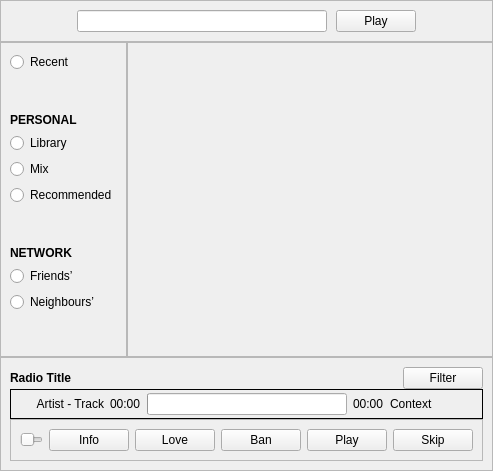
<?xml version="1.0" encoding="UTF-8"?>
<ui version="4.0">
 <class>WindowMain</class>
 <widget class="QMainWindow" name="WindowMain">
  <property name="geometry">
   <rect>
    <x>0</x>
    <y>0</y>
    <width>493</width>
    <height>471</height>
   </rect>
  </property>
  <property name="windowTitle">
   <string>MainWindow</string>
  </property>
  <property name="unifiedTitleAndToolBarOnMac">
   <bool>true</bool>
  </property>
  <widget class="QWidget" name="centralwidget">
   <layout class="QVBoxLayout" name="verticalLayout_2" stretch="0,0,0">
    <property name="spacing">
     <number>0</number>
    </property>
    <property name="margin">
     <number>0</number>
    </property>
    <item>
     <widget class="QFrame" name="quickstartFrame">
      <property name="frameShape">
       <enum>QFrame::StyledPanel</enum>
      </property>
      <property name="frameShadow">
       <enum>QFrame::Plain</enum>
      </property>
      <layout class="QVBoxLayout" name="verticalLayout" stretch="0">
       <property name="spacing">
        <number>9</number>
       </property>
       <item>
        <layout class="QHBoxLayout" name="horizontalLayout">
         <item>
          <spacer name="horizontalSpacer_2">
           <property name="orientation">
            <enum>Qt::Horizontal</enum>
           </property>
           <property name="sizeHint" stdset="0">
            <size>
             <width>40</width>
             <height>20</height>
            </size>
           </property>
          </spacer>
         </item>
         <item>
          <widget class="HelpTextLineEdit" name="stationEdit">
           <property name="minimumSize">
            <size>
             <width>250</width>
             <height>0</height>
            </size>
           </property>
           <property name="inputMask">
            <string/>
           </property>
           <property name="text">
            <string/>
           </property>
          </widget>
         </item>
         <item>
          <widget class="QPushButton" name="start">
           <property name="text">
            <string>Play</string>
           </property>
          </widget>
         </item>
         <item>
          <spacer name="horizontalSpacer">
           <property name="orientation">
            <enum>Qt::Horizontal</enum>
           </property>
           <property name="sizeHint" stdset="0">
            <size>
             <width>40</width>
             <height>20</height>
            </size>
           </property>
          </spacer>
         </item>
        </layout>
       </item>
      </layout>
     </widget>
    </item>
    <item>
     <widget class="QFrame" name="frame">
      <property name="frameShape">
       <enum>QFrame::NoFrame</enum>
      </property>
      <property name="frameShadow">
       <enum>QFrame::Raised</enum>
      </property>
      <property name="lineWidth">
       <number>0</number>
      </property>
      <layout class="QHBoxLayout" name="horizontalLayout_5">
       <property name="spacing">
        <number>0</number>
       </property>
       <property name="margin">
        <number>0</number>
       </property>
       <item>
        <widget class="QFrame" name="types">
         <property name="frameShape">
          <enum>QFrame::StyledPanel</enum>
         </property>
         <property name="frameShadow">
          <enum>QFrame::Plain</enum>
         </property>
         <layout class="QVBoxLayout" name="verticalLayout_4">
          <item>
           <widget class="QRadioButton" name="recent">
            <property name="text">
             <string>Recent</string>
            </property>
           </widget>
          </item>
          <item>
           <spacer name="verticalSpacer_3">
            <property name="orientation">
             <enum>Qt::Vertical</enum>
            </property>
            <property name="sizeHint" stdset="0">
             <size>
              <width>20</width>
              <height>40</height>
             </size>
            </property>
           </spacer>
          </item>
          <item>
           <widget class="QLabel" name="personal">
            <property name="font">
             <font>
              <weight>75</weight>
              <bold>true</bold>
             </font>
            </property>
            <property name="text">
             <string>PERSONAL</string>
            </property>
           </widget>
          </item>
          <item>
           <widget class="QRadioButton" name="library">
            <property name="text">
             <string>Library</string>
            </property>
           </widget>
          </item>
          <item>
           <widget class="QRadioButton" name="mix">
            <property name="text">
             <string>Mix</string>
            </property>
           </widget>
          </item>
          <item>
           <widget class="QRadioButton" name="recommended">
            <property name="text">
             <string>Recommended</string>
            </property>
           </widget>
          </item>
          <item>
           <spacer name="verticalSpacer_2">
            <property name="orientation">
             <enum>Qt::Vertical</enum>
            </property>
            <property name="sizeHint" stdset="0">
             <size>
              <width>20</width>
              <height>40</height>
             </size>
            </property>
           </spacer>
          </item>
          <item>
           <widget class="QLabel" name="network">
            <property name="font">
             <font>
              <weight>75</weight>
              <bold>true</bold>
             </font>
            </property>
            <property name="text">
             <string>NETWORK</string>
            </property>
           </widget>
          </item>
          <item>
           <widget class="QRadioButton" name="friends">
            <property name="text">
             <string>Friends’</string>
            </property>
           </widget>
          </item>
          <item>
           <widget class="QRadioButton" name="neighbours">
            <property name="text">
             <string>Neighbours’</string>
            </property>
           </widget>
          </item>
          <item>
           <spacer name="verticalSpacer">
            <property name="orientation">
             <enum>Qt::Vertical</enum>
            </property>
            <property name="sizeHint" stdset="0">
             <size>
              <width>20</width>
              <height>40</height>
             </size>
            </property>
           </spacer>
          </item>
         </layout>
        </widget>
       </item>
       <item>
        <widget class="QStackedWidget" name="stackedWidget">
         <property name="frameShape">
          <enum>QFrame::StyledPanel</enum>
         </property>
         <property name="frameShadow">
          <enum>QFrame::Plain</enum>
         </property>
         <property name="currentIndex">
          <number>0</number>
         </property>
         <widget class="QWidget" name="recentPage">
          <layout class="QVBoxLayout" name="verticalLayout_6">
           <item>
            <layout class="QVBoxLayout" name="recentLayout"/>
           </item>
           <item>
            <spacer name="verticalSpacer_4">
             <property name="orientation">
              <enum>Qt::Vertical</enum>
             </property>
             <property name="sizeHint" stdset="0">
              <size>
               <width>20</width>
               <height>40</height>
              </size>
             </property>
            </spacer>
           </item>
          </layout>
         </widget>
         <widget class="QWidget" name="libraryPage">
          <layout class="QVBoxLayout" name="verticalLayout_5">
           <item>
            <layout class="QVBoxLayout" name="libraryLayout"/>
           </item>
           <item>
            <spacer name="verticalSpacer_5">
             <property name="orientation">
              <enum>Qt::Vertical</enum>
             </property>
             <property name="sizeHint" stdset="0">
              <size>
               <width>20</width>
               <height>40</height>
              </size>
             </property>
            </spacer>
           </item>
          </layout>
         </widget>
         <widget class="QWidget" name="mixPage">
          <layout class="QVBoxLayout" name="verticalLayout_7">
           <item>
            <layout class="QVBoxLayout" name="mixLayout"/>
           </item>
           <item>
            <spacer name="verticalSpacer_9">
             <property name="orientation">
              <enum>Qt::Vertical</enum>
             </property>
             <property name="sizeHint" stdset="0">
              <size>
               <width>20</width>
               <height>40</height>
              </size>
             </property>
            </spacer>
           </item>
          </layout>
         </widget>
         <widget class="QWidget" name="recPage">
          <layout class="QVBoxLayout" name="verticalLayout_8">
           <item>
            <layout class="QVBoxLayout" name="recLayout"/>
           </item>
           <item>
            <spacer name="verticalSpacer_6">
             <property name="orientation">
              <enum>Qt::Vertical</enum>
             </property>
             <property name="sizeHint" stdset="0">
              <size>
               <width>20</width>
               <height>40</height>
              </size>
             </property>
            </spacer>
           </item>
          </layout>
         </widget>
         <widget class="QWidget" name="friendsPage">
          <layout class="QVBoxLayout" name="verticalLayout_9">
           <item>
            <layout class="QVBoxLayout" name="friendsLayout"/>
           </item>
           <item>
            <spacer name="verticalSpacer_7">
             <property name="orientation">
              <enum>Qt::Vertical</enum>
             </property>
             <property name="sizeHint" stdset="0">
              <size>
               <width>20</width>
               <height>40</height>
              </size>
             </property>
            </spacer>
           </item>
          </layout>
         </widget>
         <widget class="QWidget" name="neighboursPage">
          <layout class="QVBoxLayout" name="verticalLayout_10">
           <item>
            <layout class="QVBoxLayout" name="neighboursLayout"/>
           </item>
           <item>
            <spacer name="verticalSpacer_8">
             <property name="orientation">
              <enum>Qt::Vertical</enum>
             </property>
             <property name="sizeHint" stdset="0">
              <size>
               <width>20</width>
               <height>40</height>
              </size>
             </property>
            </spacer>
           </item>
          </layout>
         </widget>
        </widget>
       </item>
      </layout>
     </widget>
    </item>
    <item>
     <widget class="QFrame" name="controlFrame">
      <property name="frameShape">
       <enum>QFrame::StyledPanel</enum>
      </property>
      <property name="frameShadow">
       <enum>QFrame::Plain</enum>
      </property>
      <layout class="QVBoxLayout" name="verticalLayout_3">
       <property name="spacing">
        <number>0</number>
       </property>
       <item>
        <layout class="QHBoxLayout" name="horizontalLayout_2">
         <item>
          <widget class="QLabel" name="radioTitle">
           <property name="font">
            <font>
             <weight>75</weight>
             <bold>true</bold>
            </font>
           </property>
           <property name="text">
            <string>Radio Title</string>
           </property>
          </widget>
         </item>
         <item>
          <spacer name="horizontalSpacer_3">
           <property name="orientation">
            <enum>Qt::Horizontal</enum>
           </property>
           <property name="sizeHint" stdset="0">
            <size>
             <width>40</width>
             <height>20</height>
            </size>
           </property>
          </spacer>
         </item>
         <item>
          <widget class="QPushButton" name="filter">
           <property name="text">
            <string>Filter</string>
           </property>
          </widget>
         </item>
        </layout>
       </item>
       <item>
        <layout class="QHBoxLayout" name="horizontalLayout_4" stretch="0">
         <item>
          <widget class="QFrame" name="frame_4">
           <property name="frameShape">
            <enum>QFrame::Box</enum>
           </property>
           <property name="frameShadow">
            <enum>QFrame::Plain</enum>
           </property>
           <layout class="QHBoxLayout" name="horizontalLayout_6" stretch="1,0,0,0,1">
            <property name="leftMargin">
             <number>6</number>
            </property>
            <property name="topMargin">
             <number>3</number>
            </property>
            <property name="rightMargin">
             <number>6</number>
            </property>
            <property name="bottomMargin">
             <number>3</number>
            </property>
            <item>
             <widget class="QLabel" name="details">
              <property name="text">
               <string>Artist - Track</string>
              </property>
              <property name="alignment">
               <set>Qt::AlignRight|Qt::AlignTrailing|Qt::AlignVCenter</set>
              </property>
             </widget>
            </item>
            <item>
             <widget class="QLabel" name="time">
              <property name="text">
               <string>00:00</string>
              </property>
             </widget>
            </item>
            <item>
             <widget class="QProgressBar" name="bar">
              <property name="enabled">
               <bool>true</bool>
              </property>
              <property name="sizePolicy">
               <sizepolicy hsizetype="Expanding" vsizetype="Fixed">
                <horstretch>0</horstretch>
                <verstretch>0</verstretch>
               </sizepolicy>
              </property>
              <property name="minimumSize">
               <size>
                <width>200</width>
                <height>0</height>
               </size>
              </property>
              <property name="value">
               <number>0</number>
              </property>
              <property name="textVisible">
               <bool>false</bool>
              </property>
             </widget>
            </item>
            <item>
             <widget class="QLabel" name="timeToGo">
              <property name="text">
               <string>00:00</string>
              </property>
             </widget>
            </item>
            <item>
             <widget class="QLabel" name="context">
              <property name="text">
               <string>Context</string>
              </property>
              <property name="alignment">
               <set>Qt::AlignLeading|Qt::AlignLeft|Qt::AlignVCenter</set>
              </property>
             </widget>
            </item>
           </layout>
          </widget>
         </item>
        </layout>
       </item>
       <item>
        <layout class="QHBoxLayout" name="horizontalLayout_3" stretch="0">
         <item>
          <widget class="QFrame" name="playbackControls">
           <property name="frameShape">
            <enum>QFrame::StyledPanel</enum>
           </property>
           <property name="frameShadow">
            <enum>QFrame::Raised</enum>
           </property>
           <layout class="QHBoxLayout" name="horizontalLayout_7">
            <item>
             <spacer name="horizontalSpacer_5">
              <property name="orientation">
               <enum>Qt::Horizontal</enum>
              </property>
              <property name="sizeHint" stdset="0">
               <size>
                <width>40</width>
                <height>20</height>
               </size>
              </property>
             </spacer>
            </item>
            <item>
             <widget class="Phonon::VolumeSlider" name="volumeSlider">
              <property name="orientation">
               <enum>Qt::Horizontal</enum>
              </property>
             </widget>
            </item>
            <item>
             <spacer name="horizontalSpacer_4">
              <property name="orientation">
               <enum>Qt::Horizontal</enum>
              </property>
              <property name="sizeHint" stdset="0">
               <size>
                <width>40</width>
                <height>20</height>
               </size>
              </property>
             </spacer>
            </item>
            <item>
             <widget class="QPushButton" name="info">
              <property name="text">
               <string>Info</string>
              </property>
             </widget>
            </item>
            <item>
             <widget class="QPushButton" name="love">
              <property name="text">
               <string>Love</string>
              </property>
              <property name="checkable">
               <bool>true</bool>
              </property>
             </widget>
            </item>
            <item>
             <widget class="QPushButton" name="ban">
              <property name="text">
               <string>Ban</string>
              </property>
             </widget>
            </item>
            <item>
             <widget class="QPushButton" name="play">
              <property name="text">
               <string>Play</string>
              </property>
              <property name="checkable">
               <bool>true</bool>
              </property>
              <property name="checked">
               <bool>false</bool>
              </property>
             </widget>
            </item>
            <item>
             <widget class="QPushButton" name="skip">
              <property name="text">
               <string>Skip</string>
              </property>
             </widget>
            </item>
            <item>
             <spacer name="horizontalSpacer_6">
              <property name="orientation">
               <enum>Qt::Horizontal</enum>
              </property>
              <property name="sizeHint" stdset="0">
               <size>
                <width>40</width>
                <height>20</height>
               </size>
              </property>
             </spacer>
            </item>
           </layout>
          </widget>
         </item>
        </layout>
       </item>
      </layout>
     </widget>
    </item>
   </layout>
  </widget>
 </widget>
 <customwidgets>
  <customwidget>
   <class>Phonon::VolumeSlider</class>
   <extends>QSlider</extends>
   <header location="global">Phonon/VolumeSlider.h</header>
  </customwidget>
  <customwidget>
   <class>HelpTextLineEdit</class>
   <extends>QLineEdit</extends>
   <header>lib/unicorn/widgets/HelpTextLineEdit.h</header>
  </customwidget>
 </customwidgets>
 <resources/>
 <connections/>
</ui>
